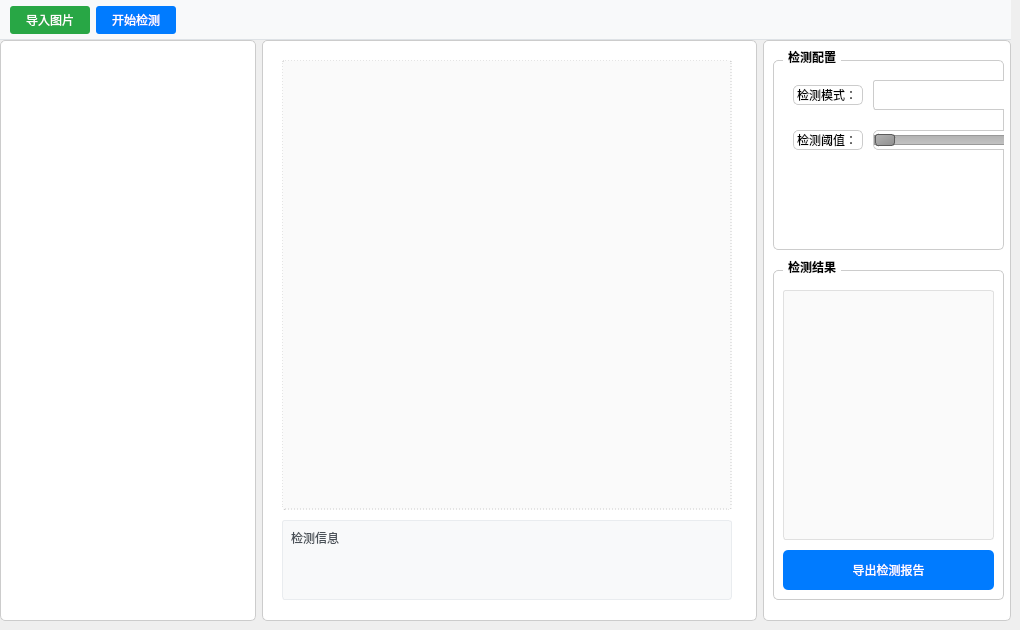
    <widget class="QWidget" name="detectWidget">
     <attribute name="title">
      <string>检测展示</string>
     </attribute>
     <widget class="QWidget" name="horizontalLayoutWidget_2">
      <property name="geometry">
       <rect>
        <x>0</x>
        <y>40</y>
        <width>1011</width>
        <height>581</height>
       </rect>
      </property>
      <layout class="QHBoxLayout" name="detectHLayout" stretch="0,2,1">
       <item>
        <widget class="QListWidget" name="detectList">
         <property name="styleSheet">
          <string notr="true">QListWidget {
    border: 1px solid #cccccc;
    border-radius: 5px;
    background-color: #ffffff;
    padding: 5px;
}
QListWidget::item {
    padding: 5px;
    border-bottom: 1px solid #eeeeee;
}
QListWidget::item:selected {
    background-color: #e6f3ff;
    color: #000000;
}
QListWidget::item:hover {
    background-color: #f5f5f5;
}</string>
         </property>
        </widget>
       </item>
       <item>
        <widget class="QFrame" name="detectFrame">
         <property name="styleSheet">
          <string notr="true">QFrame {
    background-color: #ffffff;
    border: 1px solid #cccccc;
    border-radius: 5px;
}</string>
         </property>
         <property name="frameShape">
          <enum>QFrame::Shape::StyledPanel</enum>
         </property>
         <property name="frameShadow">
          <enum>QFrame::Shadow::Raised</enum>
         </property>
         <widget class="QLabel" name="resultLabel">
          <property name="geometry">
           <rect>
            <x>20</x>
            <y>20</y>
            <width>450</width>
            <height>450</height>
           </rect>
          </property>
          <property name="styleSheet">
           <string notr="true">QLabel {
    border: 1px dashed #cccccc;
    border-radius: 3px;
    background-color: #fafafa;
}</string>
          </property>
          <property name="text">
           <string/>
          </property>
          <property name="alignment">
           <set>Qt::AlignmentFlag::AlignCenter</set>
          </property>
         </widget>
         <widget class="QLabel" name="infoLabel">
          <property name="geometry">
           <rect>
            <x>20</x>
            <y>480</y>
            <width>450</width>
            <height>80</height>
           </rect>
          </property>
          <property name="styleSheet">
           <string notr="true">QLabel {
    background-color: #f8f9fa;
    border: 1px solid #e9ecef;
    border-radius: 3px;
    padding: 5px;
    color: #495057;
}</string>
          </property>
          <property name="text">
           <string>检测信息</string>
          </property>
          <property name="alignment">
           <set>Qt::AlignmentFlag::AlignLeading|Qt::AlignmentFlag::AlignLeft|Qt::AlignmentFlag::AlignTop</set>
          </property>
         </widget>
        </widget>
       </item>
       <item>
        <widget class="QWidget" name="detectColumn" native="true">
         <property name="styleSheet">
          <string notr="true">QWidget {
    background-color: #ffffff;
    border: 1px solid #cccccc;
    border-radius: 5px;
}</string>
         </property>
         <widget class="QGroupBox" name="detectConfigGroup">
          <property name="geometry">
           <rect>
            <x>10</x>
            <y>10</y>
            <width>231</width>
            <height>200</height>
           </rect>
          </property>
          <property name="styleSheet">
           <string notr="true">QGroupBox {
    border: 1px solid #cccccc;
    border-radius: 5px;
    margin-top: 10px;
    font-weight: bold;
}
QGroupBox::title {
    subcontrol-origin: margin;
    left: 10px;
    padding: 0 3px 0 3px;
}</string>
          </property>
          <property name="title">
           <string>检测配置</string>
          </property>
          <widget class="QComboBox" name="detectModeCombo">
           <property name="geometry">
            <rect>
             <x>100</x>
             <y>30</y>
             <width>160</width>
             <height>30</height>
            </rect>
           </property>
           <property name="styleSheet">
            <string notr="true">QComboBox {
    border: 1px solid #cccccc;
    border-radius: 3px;
    padding: 1px 18px 1px 3px;
    background-color: #ffffff;
}
QComboBox::drop-down {
    border: none;
    width: 20px;
}
QComboBox::down-arrow {
    width: 0;
    height: 0;
    border-left: 5px solid transparent;
    border-right: 5px solid transparent;
    border-top: 5px solid #666666;
    margin-top: 2px;
}
QComboBox::down-arrow:hover {
    border-top: 5px solid #333333;
}
</string>
           </property>
          </widget>
          <widget class="QLabel" name="detectModeLabel">
           <property name="geometry">
            <rect>
             <x>20</x>
             <y>35</y>
             <width>70</width>
             <height>20</height>
            </rect>
           </property>
           <property name="text">
            <string>检测模式：</string>
           </property>
          </widget>
          <widget class="QSlider" name="thresholdSlider">
           <property name="geometry">
            <rect>
             <x>100</x>
             <y>80</y>
             <width>160</width>
             <height>20</height>
            </rect>
           </property>
           <property name="styleSheet">
            <string notr="true">QSlider::groove:horizontal {
    border: 1px solid #999999;
    height: 8px;
    background: qlineargradient(x1:0, y1:0, x2:0, y2:1, stop:0 #B1B1B1, stop:1 #c4c4c4);
    margin: 2px 0;
}
QSlider::handle:horizontal {
    background: qlineargradient(x1:0, y1:0, x2:1, y2:1, stop:0 #b4b4b4, stop:1 #8f8f8f);
    border: 1px solid #5c5c5c;
    width: 18px;
    margin: -2px 0;
    border-radius: 3px;
}</string>
           </property>
           <property name="orientation">
            <enum>Qt::Orientation::Horizontal</enum>
           </property>
          </widget>
          <widget class="QLabel" name="thresholdLabel">
           <property name="geometry">
            <rect>
             <x>20</x>
             <y>80</y>
             <width>70</width>
             <height>20</height>
            </rect>
           </property>
           <property name="text">
            <string>检测阈值：</string>
           </property>
          </widget>
         </widget>
         <widget class="QGroupBox" name="resultGroup">
          <property name="geometry">
           <rect>
            <x>10</x>
            <y>220</y>
            <width>231</width>
            <height>340</height>
           </rect>
          </property>
          <property name="styleSheet">
           <string notr="true">QGroupBox {
    border: 1px solid #cccccc;
    border-radius: 5px;
    margin-top: 10px;
    font-weight: bold;
}
QGroupBox::title {
    subcontrol-origin: margin;
    left: 10px;
    padding: 0 3px 0 3px;
}</string>
          </property>
          <property name="title">
           <string>检测结果</string>
          </property>
          <widget class="QTextBrowser" name="resultBrowser">
           <property name="geometry">
            <rect>
             <x>10</x>
             <y>30</y>
             <width>211</width>
             <height>250</height>
            </rect>
           </property>
           <property name="styleSheet">
            <string notr="true">QTextBrowser {
    border: 1px solid #e0e0e0;
    border-radius: 3px;
    background-color: #fafafa;
    padding: 5px;
}</string>
           </property>
          </widget>
          <widget class="QPushButton" name="exportButton">
           <property name="geometry">
            <rect>
             <x>10</x>
             <y>290</y>
             <width>211</width>
             <height>40</height>
            </rect>
           </property>
           <property name="styleSheet">
            <string notr="true">QPushButton {
    background-color: #007bff;
    color: white;
    border: none;
    border-radius: 5px;
    padding: 5px;
}
QPushButton:hover {
    background-color: #0056b3;
}
QPushButton:pressed {
    background-color: #004085;
}
QPushButton:disabled {
    background-color: #cccccc;
}</string>
           </property>
           <property name="text">
            <string>导出检测报告</string>
           </property>
          </widget>
         </widget>
        </widget>
       </item>
      </layout>
     </widget>
     <widget class="QWidget" name="toolbarWidget" native="true">
      <property name="geometry">
       <rect>
        <x>0</x>
        <y>0</y>
        <width>1011</width>
        <height>40</height>
       </rect>
      </property>
      <property name="styleSheet">
       <string notr="true">QWidget {
    background-color: #f8f9fa;
    border-bottom: 1px solid #dee2e6;
}</string>
      </property>
      <layout class="QHBoxLayout" name="toolbarLayout">
       <property name="leftMargin">
        <number>10</number>
       </property>
       <property name="topMargin">
        <number>5</number>
       </property>
       <property name="rightMargin">
        <number>10</number>
       </property>
       <property name="bottomMargin">
        <number>5</number>
       </property>
       <item>
        <widget class="QPushButton" name="importDetectButton">
         <property name="minimumSize">
          <size>
           <width>80</width>
           <height>28</height>
          </size>
         </property>
         <property name="styleSheet">
          <string notr="true">QPushButton {
    background-color: #28a745;
    color: white;
    border: none;
    border-radius: 3px;
    padding: 5px;
}
QPushButton:hover {
    background-color: #218838;
}
QPushButton:pressed {
    background-color: #1e7e34;
}</string>
         </property>
         <property name="text">
          <string>导入图片</string>
         </property>
        </widget>
       </item>
       <item>
        <widget class="QPushButton" name="startDetectButton">
         <property name="minimumSize">
          <size>
           <width>80</width>
           <height>28</height>
          </size>
         </property>
         <property name="styleSheet">
          <string notr="true">QPushButton {
    background-color: #007bff;
    color: white;
    border: none;
    border-radius: 3px;
    padding: 5px;
}
QPushButton:hover {
    background-color: #0056b3;
}
QPushButton:pressed {
    background-color: #004085;
}</string>
         </property>
         <property name="text">
          <string>开始检测</string>
         </property>
        </widget>
       </item>
       <item>
        <spacer name="horizontalSpacer">
         <property name="orientation">
          <enum>Qt::Orientation::Horizontal</enum>
         </property>
         <property name="sizeHint" stdset="0">
          <size>
           <width>40</width>
           <height>20</height>
          </size>
         </property>
        </spacer>
       </item>
      </layout>
     </widget>
    </widget>
